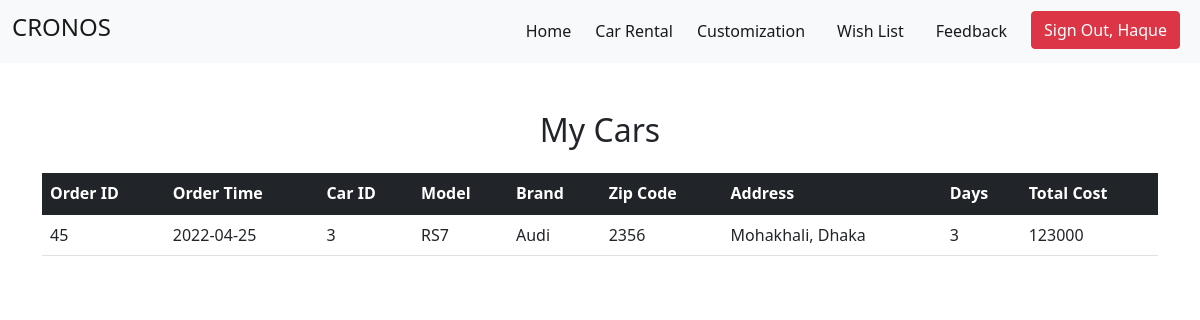
Page /userBookingHistory.php (signed in) on the committed database.
### tables this page shows
CREATE TABLE `booking` (
  `order_id` int(11) NOT NULL,
  `order_time` date NOT NULL DEFAULT current_timestamp(),
  `customer_id` int(11) NOT NULL,
  `car_id` int(11) NOT NULL,
  `rent_days` int(11) NOT NULL,
  `shipping_address` text NOT NULL,
  `zip_code` int(11) NOT NULL,
  `total_price` int(11) NOT NULL
);

CREATE TABLE `car` (
  `car_status` varchar(10) NOT NULL DEFAULT 'not-booked',
  `chassis_no` int(11) NOT NULL,
  `car_id` int(11) NOT NULL,
  `model` varchar(30) NOT NULL,
  `brand` varchar(30) NOT NULL,
  `year_of_release` date DEFAULT NULL,
  `price` int(11) NOT NULL,
  `picture` varchar(1000) NOT NULL DEFAULT 'https://img.lovepik.com/free-png/20210926/lovepik-car-icon-png-image_401486754_wh1200.png'
);

### userBookingHistory.php (the view, shortened to what this page needs)
<?php
$customer_id = $_SESSION['customer_id'];
?>
<!DOCTYPE html>
<html lang="en">
<head>
    <link href="https://cdn.jsdelivr.net/npm/bootstrap@5.1.3/dist/css/bootstrap.min.css" rel="stylesheet" />
    <link rel="stylesheet" href="style.css" />
    <link rel="stylesheet" href="fontawesome-free-5.15.4-web/fontawesome-free-5.15.4-web/css/all.css" />
</head>
<body>
    <navbar>
        <nav class="navbar navbar-expand-lg navbar-light bg-light">
            <div class="container-fluid">
                <a class="navbar-brand" href="index.php">
                    <h4>CRONOS</h4>
                </a>
                <div class="collapse navbar-collapse" id="navbarNav">
                    <ul class="navbar-nav ms-auto">
                        <li class="nav-item mx-2">
                            <a class="nav-link active" aria-current="page" href="index.php">Home</a>
                        </li>
                        <li class="nav-item">
                            <a class="nav-link active" href="userPanel.php">Car Rental</a>
                        </li>
                        <li class="nav-item mx-2">
                            <a class="nav-link active" aria-current="page" href="customizationPage.php">Customization</a>
                        </li>
                        <li class="nav-item mx-2">
                            <a class="nav-link active" aria-current="page" href="wishListPage.php">Wish List</a>
                        </li>
                        <li class="nav-item mx-2">
                            <a class="nav-link active" aria-current="page" href="userFeedbackPage.php">Feedback</a>
                        </li>
                        <li class="nav-item mx-2">
                            <a class="btn btn-danger" class="nav-link" href="dbUserSignout.php">Sign Out, <?= $_SESSION['last_name']; ?> </a>
                        </li>
                    </ul>
                </div>
            </div>
        </nav>
    </navbar>
    <div class="container my-5">
        <div class="text-center">
            <h2>My Cars</h2>
        </div>
        <div>
            <table class="table my-4">
                <thead class="table-dark">
                    <tr>
                        <th scope="col">Order ID</th>
                        <th scope="col">Order Time</th>
                        <th scope="col">Car ID</th>
                        <th scope="col">Model</th>
                        <th scope="col">Brand</th>
                        <th scope="col">Zip Code</th>
                        <th scope="col">Address</th>
                        <th scope="col">Days</th>
                        <th scope="col">Total Cost</th>
                    </tr>
                </thead>
                <tbody>
                    <?php
                    require_once("dbConnect.php");
                    $sql = "SELECT order_id, order_time, car.car_id,
                    car.model, car.brand, zip_code, shipping_address, rent_days, total_price FROM booking
                    INNER JOIN customer on customer.customer_id = booking.customer_id
                    INNER JOIN car on car.car_id = booking.car_id WHERE booking.customer_id='$customer_id' ORDER BY order_id DESC;";
                    $result = mysqli_query($conn, $sql);
                    if (mysqli_num_rows($result) > 0) {
                        while ($row = mysqli_fetch_array($result)) {
                    ?>
                            <tr>
                                <td><?php echo $row[0]; ?></td>
                                <td><?php echo $row[1]; ?></td>
                                <td><?php echo $row[2] ?> </td>
                                <td><?php echo $row[3] ?></td>
                                <td><?php echo $row[4] ?> </td>
                                <td><?php echo $row[5] ?></td>
                                <td><?php echo $row[6] ?> </td>
                                <td><?php echo $row[7] ?> </td>
                                <td><?php echo $row[8] ?> </td>
                            </tr>
                    <?php
                        }
                    }
                    ?>
                </tbody>
            </table>
        </div>
    </div>

### style.css (style rules this page uses)
.container { height: 100%; }
.btn-anchor, a { text-decoration: none; color: white; }

### rows in the picture
booking: order_id "45", order_time "2022-04-25", car.car_id "3", car.model "RS7", car.brand "Audi", zip_code "2356", shipping_address "Mohakhali, Dhaka", rent_days "3", total_price "123000"

### other values in the picture
$_SESSION['last_name'] "Haque"
